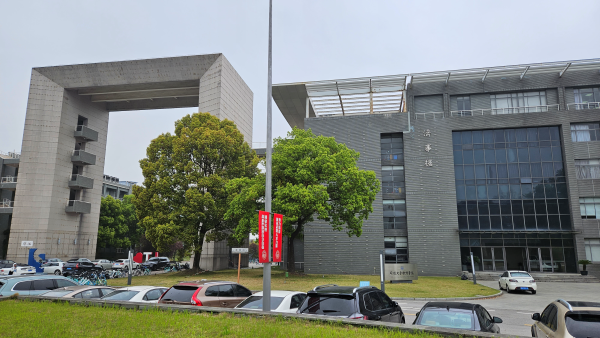
//> input picture Assignment1/mysse11.bmp, 600 x 338 px
$ ./Stitch mysse11.bmp mysse22.bmp   (built with g++ and OpenCV 4)
//> lines starting //> are read from the running program, lines starting //| are printed output that depends on the picture
// Autor: 1953921 Yuanzhe Chen
#include <iostream>
#include <opencv2/imgproc.hpp>
#include <opencv2/core.hpp>
#include <opencv2/highgui.hpp>
#include <opencv2/features2d.hpp>
#include <opencv2/calib3d.hpp>

int main(int argc,char **argv){
    if(argc!=3){
        std::cerr<<"Wrong argc!"<<"Usage:"<<argv[0]<<"<image1> <image2>"<<std::endl;
        return -1;
    }
    cv::Mat image1=cv::imread(argv[1]);
//> image1 is the input picture: 338 rows x 600 cols, CV_8UC3; mean B, G, R 126, 132.3, 126.7
    cv::Mat image2=cv::imread(argv[2]);
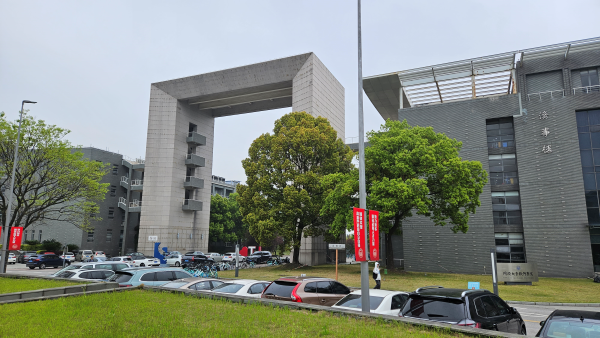
//> input picture Assignment1/mysse22.bmp, 600 x 338 px
//> image2 is the input picture: 338 rows x 600 cols, CV_8UC3; mean B, G, R 126.3, 136.3, 129.6

    if(image1.empty()||image2.empty()){
        std::cerr<<"Error: Could not read input images." << std::endl;
        return -1;
    }

    // Convert image to grayscale
    cv::Mat I1,I2;
    cv::cvtColor(image1,I1,cv::COLOR_BGR2GRAY);
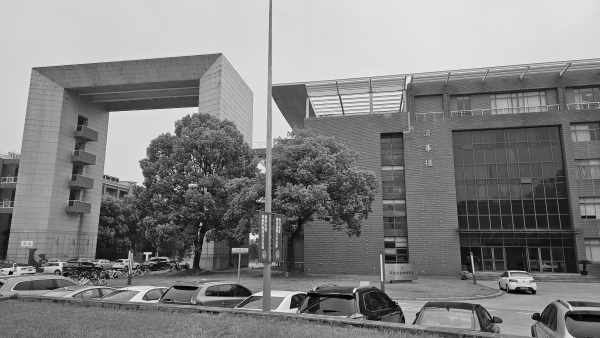
//> I1: 338 rows x 600 cols, CV_8UC1; min 3, max 243, mean 129.9
    cv::cvtColor(image2,I2,cv::COLOR_BGR2GRAY);
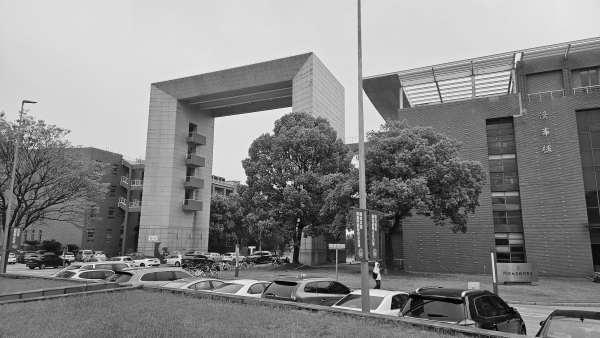
//> I2: 338 rows x 600 cols, CV_8UC1; min 1, max 240, mean 133.1

    // Init sift feature detector
    cv::Ptr<cv::SIFT> sift=cv::SIFT::create();

    // Detect keypoints and compute decriptors
    std::vector<cv::KeyPoint> keypoint1,keypoint2;
    cv::Mat descriptors1,descriptors2;
    sift->detectAndCompute(I1,cv::noArray(),keypoint1,descriptors1);
//> keypoint1 = 1272 keypoints; strongest (x, y, size): (11, 273, 2.6), (201, 224, 2), (354, 291, 2), (147, 254, 3.1)
    sift->detectAndCompute(I2,cv::noArray(),keypoint2,descriptors2);
//> keypoint2 = 1369 keypoints; strongest (x, y, size): (142, 264, 2.8), (463, 294, 2.5), (274, 186, 2.2), (376, 263, 2)

    // Initialize BF matcher
    cv::BFMatcher matcher(cv::NORM_L2);
    // Match descriptors
    std::vector<cv::DMatch> matches;
    matcher.match(descriptors1,descriptors2,matches);
//> matches = 1272 matches
    // Drwa matches
    cv::Mat img_matches;

    // Show match result
    cv::drawMatches(image1,keypoint1,image2,keypoint2,matches,img_matches);
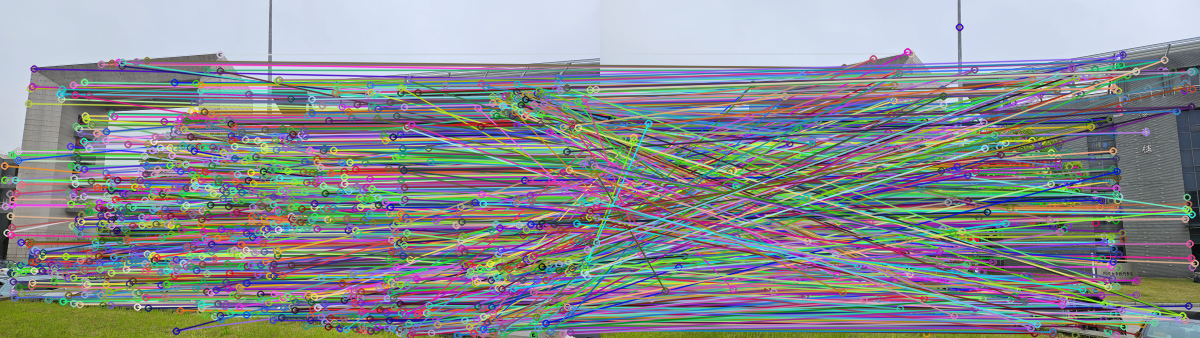
//> img_matches: 338 rows x 1200 cols, CV_8UC3; mean B, G, R 145.6, 141.7, 138.6
    cv::namedWindow("oriMatches",cv::WINDOW_AUTOSIZE);
    cv::imshow("oriMatches",img_matches);

    // Keep only good matches
    float min_dist=matches.begin()->distance;
//> min_dist = 285.6
    for(auto&it:matches){
        min_dist=std::min(min_dist,it.distance);
    }
//> this loop made 1272 passes
//> min_dist on passes 1 to 3: 285.6, 236.8, 236.8
//> after the loop, min_dist = 24.84
    std::vector<cv::DMatch> good_matches;
    for(auto&it:matches){
        if(it.distance<=(2*min_dist)){
            good_matches.push_back(it);
        }
    }

    // Show good match result
    cv::drawMatches(image1,keypoint1,image2,keypoint2,good_matches,img_matches);
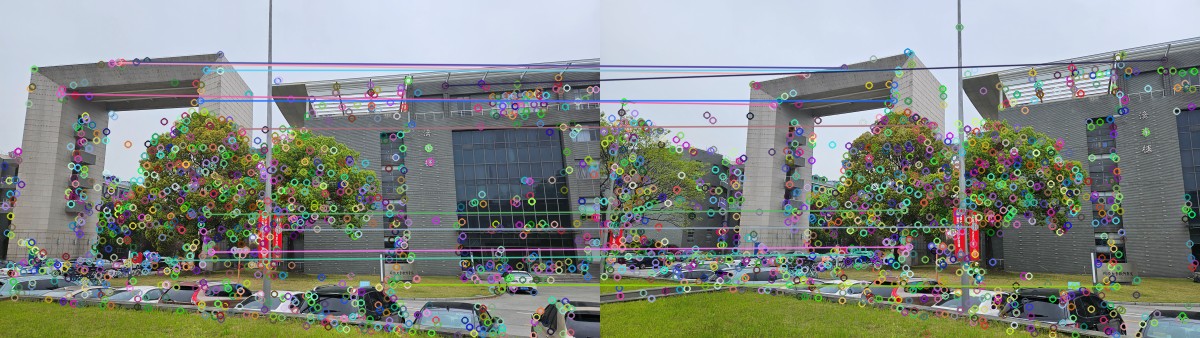
//> img_matches: 338 rows x 1200 cols, CV_8UC3; mean B, G, R 131.3, 137.6, 131.4
    cv::namedWindow("goodMatches",cv::WINDOW_AUTOSIZE);
    cv::imshow("goodMatches",img_matches);
    // cv::waitKey(0);

    // Use RANSAC to find homography
    std::vector<cv::Point2f> src,dst;
    for(auto&it:good_matches){
        src.push_back(keypoint1[it.queryIdx].pt);
        dst.push_back(keypoint2[it.trainIdx].pt);
    }
//> this loop made 13 passes
    cv::Mat H=cv::findHomography(src,dst,cv::RANSAC);
//> H = [[0.652, 0.0262, 126], [-0.128, 0.851, 28.75], [-0.000578, -1.69e-05, 1]]

    // Warp the first image using the found homography and blend both images together
    cv::Mat result;
    cv::warpPerspective(image1,result,H,cv::Size(image1.cols+image2.cols,image1.rows));
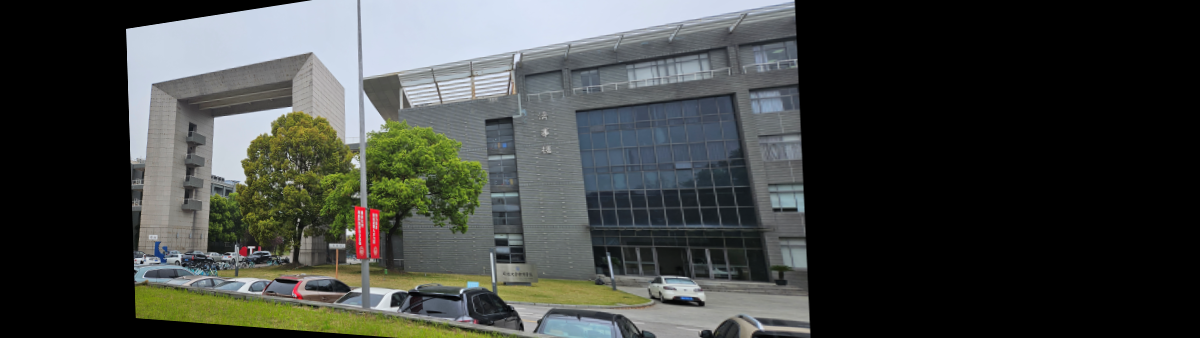
//> result: 338 rows x 1200 cols, CV_8UC3; mean B, G, R 64.2, 67, 63.8
    image2.copyTo(result(cv::Rect(0,0,image2.cols,image2.rows)));
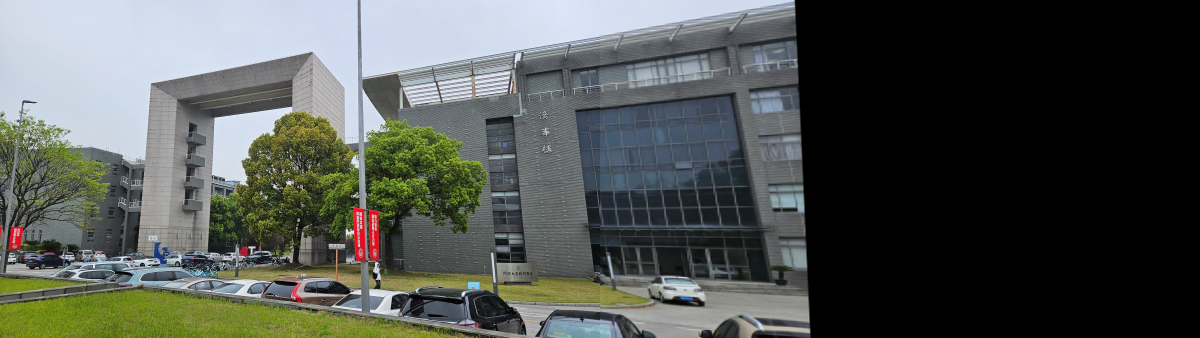
//> result: 338 rows x 1200 cols, CV_8UC3; mean B, G, R 80.8, 84.8, 80.4

    // Display the result
    cv::namedWindow("Stitching",cv::WINDOW_AUTOSIZE);
    cv::imshow("Stitching",result);
    cv::waitKey(0);

    return 0;
}
